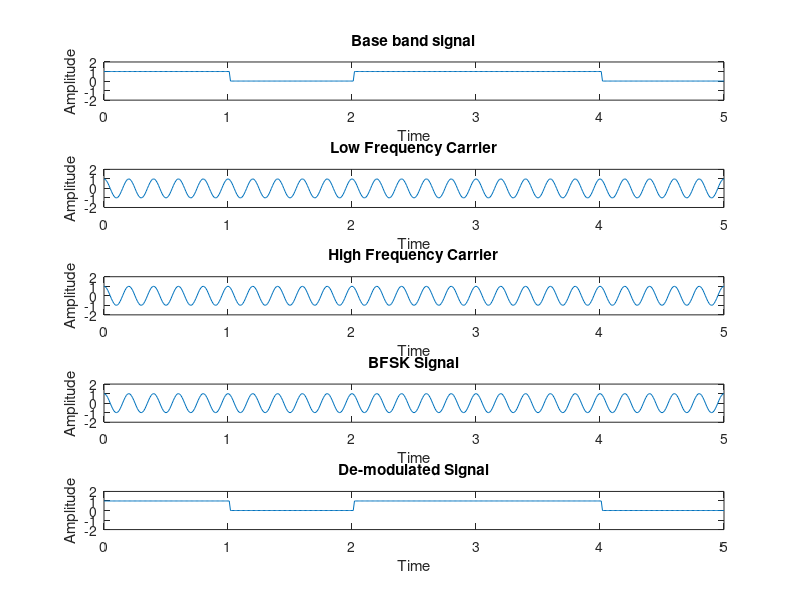

Write MATLAB code to recreate this figure.
clc;
clear;
a = input('Enter the sequence length: ');
f1= input('Enter the frequency of low frequency carrier: ');
f2= input('Enter the frequency of high frequency carrier: ');
n=randi([0 1],1,a);    % Generates a random binary sequence of length 'a'.

for i = 1:length(n)
    if n(i)==1
        d(i)=1;     %This loop copies the binary sequence n into a new array d.
    else
        d(i)=0;
    end
end
%Generate the Binary Waveform
i=1;
t=0:0.01:length(n); %Creates a time vector for the entire binary sequence with a step size of 0.01 seconds.
for j=1:length(t)
    if t(j)<=i
        y(j)=d(i);
    else
        y(j)=d(i);
        i=i+1;                    %The loop generates a binary waveform (y) over time.
    end
end

%Plot the Binary Signal
subplot(5,1,1);
plot(t,y);
xlabel('Time');
ylabel('Amplitude');
title('Base band signal');            %The binary sequence is displayed as a rectangular waveform over time.
axis([0 length(n) -2 2]);

%Generate and Plot Low-Frequency Carrier
c1 = cos(2*pi*f1*t);
subplot(5,1,2);
plot(t,c1);
xlabel('Time');
ylabel('Amplitude');
title('Low Frequency Carrier');
axis([0 length(n) -2 2]);

%Generate and Plot High-Frequency Carrier
c2 = cos(2*pi*f2*t);
subplot(5,1,3);
plot(t,c2);
xlabel('Time');
ylabel('Amplitude');
title('High Frequency Carrier');
axis([0 length(n) -2 2]);
%Modulate the BFSK Signal
for j = 1:length(t)
    if y(j) == 0
        z(j)=c1(j);
    else
        z(j)=c2(j);
    end
end
subplot(5,1,4);
plot(t,z);
xlabel('Time');
ylabel('Amplitude');
title('BFSK Signal');
axis([0 length(n) -2 2]);


%Demodulate the BFSK Signal
for j=1:length(t)
    if z(j)==c1(j) && y(j)==0
        x(j)=0;
    else
        x(j)=1;
    end
end

subplot(5,1,5); 
plot(t,x);
xlabel('Time');
ylabel('Amplitude');
title('De-modulated Signal');
axis([0 length(n) -2 2]);